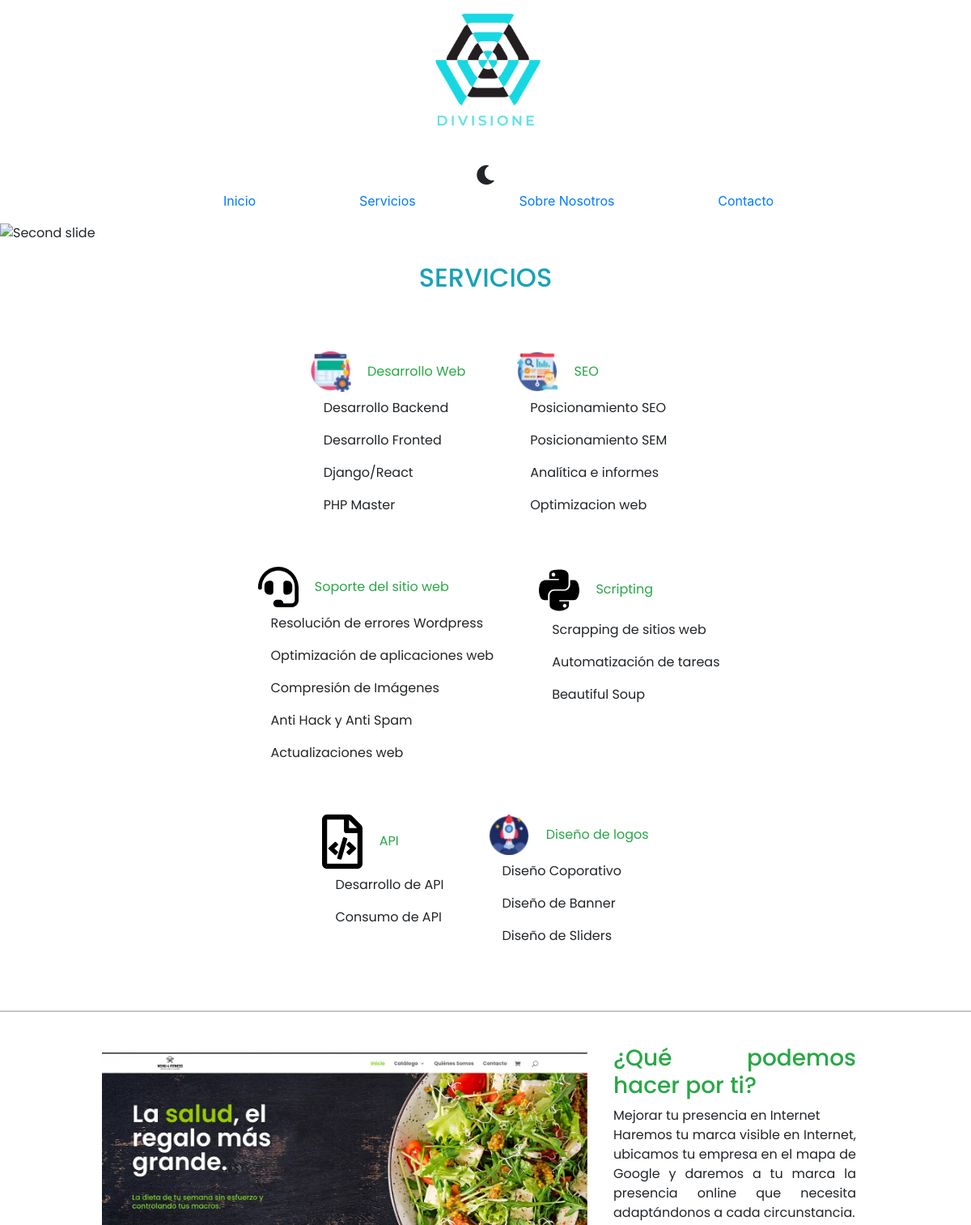
The page /servicios.php (upper part) on the database as committed earlier.
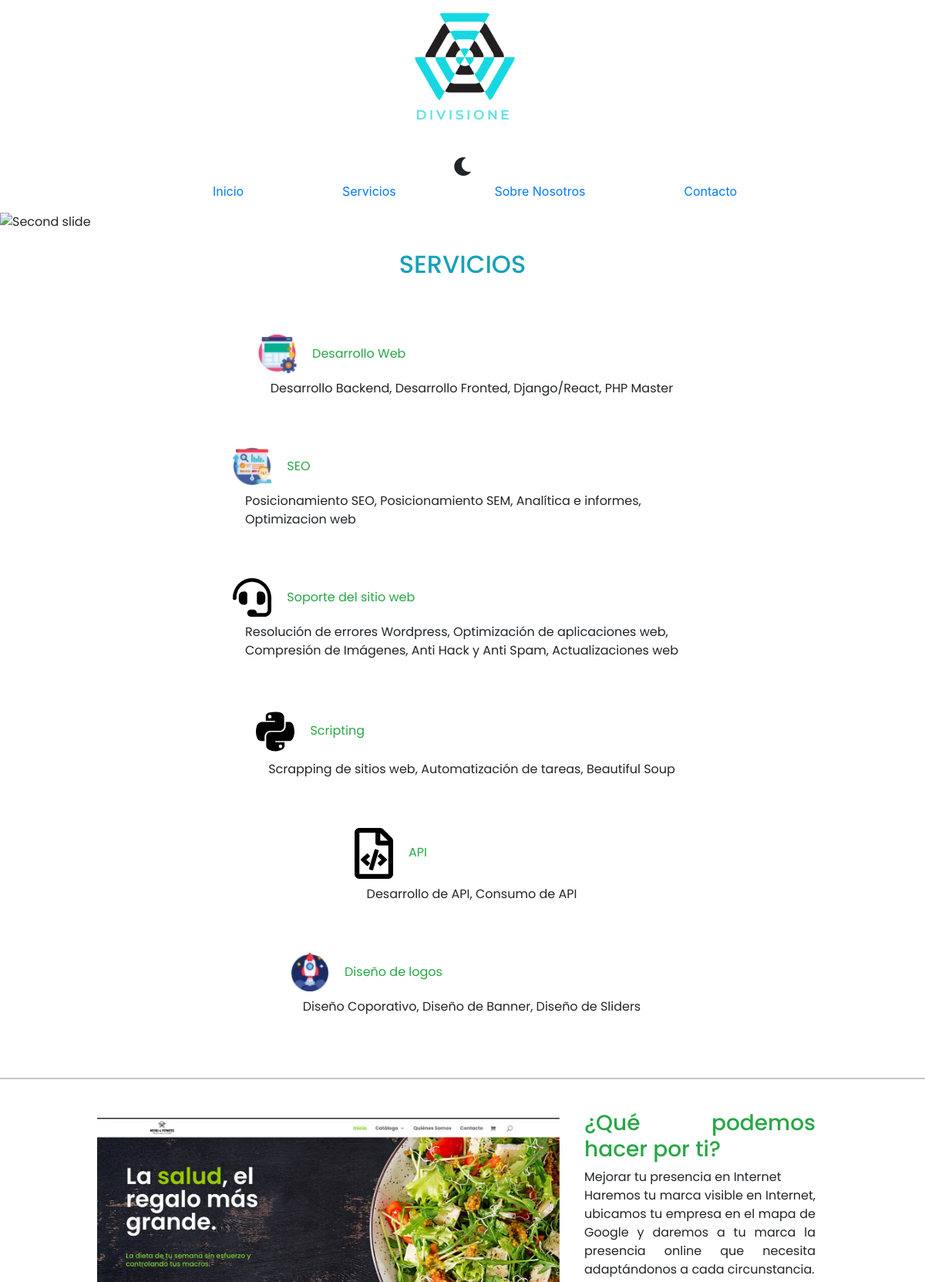
The same page on the database as committed later.
### tables this page shows
CREATE TABLE `services` (
  `id` int(11) NOT NULL AUTO_INCREMENT,
  `name` varchar(45) NOT NULL,
  `description` text NOT NULL,
  `price` int(5) NOT NULL,
  `imageProduct` varchar(100) DEFAULT NULL,
  PRIMARY KEY (`id`)
);

CREATE TABLE `service` (
  `id` int(11) NOT NULL AUTO_INCREMENT,
  `serviceID` int(11) NOT NULL,
  `name` varchar(255) DEFAULT NULL,
  PRIMARY KEY (`id`),
  KEY `fk_service` (`serviceID`),
  CONSTRAINT `fk_service` FOREIGN KEY (`serviceID`) REFERENCES `services` (`id`)
  ON DELETE CASCADE
  ON UPDATE CASCADE
);

### includes/funciones.php (called while the page is built, shortened)
<?php
function includeTemplate( $name ) {
    include TEMPLATES_URL . "/${name}.php";
}

### servicios.php (the view, shortened to what this page needs)
<?php
    $db = connectDB();
    $query = "SELECT id, name, imageProduct FROM services ORDER BY id DESC";
    $data = mysqli_query($db, $query);
    includeTemplate('header');
?>
<main class="wrap">
    <div id="carouselExampleSlidesOnly" class="carousel slide" data-ride="carousel">
    <div class="carousel-inner">
        <div class="carousel-item active">
            <img class="d-block w-100" src="build/img/xbanner-services-2.webp" alt="Second slide">
        </div>
    </div>
    </div>
    <section class="services-box d-flex flex-column">
    <h2 class="text-info m-4 text-center text-uppercase">Servicios</h2>
        <div class="content-box d-flex flex-wrap m-4 justify-content-center">
            <?php while ( $service = mysqli_fetch_assoc($data) ): ?>
                <div class="service-box m-4">
                    <a class="m-2" href="service.php?id=<?php echo $service['id'] ?>"><img src="admin/img/<?php echo $service['imageProduct'] ?>" class="img-products" alt="Plan Desarrollo web" ></a>
                    <a href="service.php?id=<?php echo $service['id'] ?>" class="m-2 title-services-box text-success"> <?php echo $service['name']?> </a>
                    <?php
                    $queryToServices = "SELECT name FROM service WHERE serviceID = ${service['id']}";
                    $dataToServices = mysqli_query($db,$queryToServices);
                    ?>
                    <?php while ( $services = mysqli_fetch_assoc($dataToServices) ): ?>
                        <p class="mt-2 ml-4"> <?php echo $services['name'] ?> </p>
                    <?php endwhile; ?>
                </div>
            <?php endwhile; ?>
        </div>
    </section>
    <hr>
    <section class="what-help align-self-center justify-content-center">
        <div id="carouselExampleSlidesOnly" class="carousel slide w-50 m-2" data-ride="carousel">
            <div class="carousel-inner">
                <div class="carousel-item active">
                    <img class="d-block w-100" src="build/img/menu4.webp" alt="proyecto tucodigofavorito.com">
                </div>
            </div>
        </div>
        <div class="content-carousel m-4">
            <h3 class="text-success">¿Qué podemos hacer por ti?</h3>
            <span>Mejorar tu presencia en Internet</span>
            <p>Haremos tu marca visible en Internet, ubicamos tu empresa en el mapa de Google y daremos a tu marca la presencia online que necesita adaptándonos a cada circunstancia.</p>
            <br/>
            <br/>
        </div>
    </section>
</main>
<?php includeTemplate('footer') ?>

### includes/templates/header.php (shortened to what this page needs)
<!DOCTYPE html>
<html lang="en">
    <head>
        <link rel="stylesheet" href="https://pro.fontawesome.com/releases/v5.10.0/css/all.css"/>
        <link href='https://cdn.jsdelivr.net/npm/boxicons@2.0.5/css/boxicons.min.css' rel='stylesheet'>
        <link href="https://cdn.jsdelivr.net/npm/bootstrap@5.0.2/dist/css/bootstrap.min.css" rel="stylesheet">
        <link rel="stylesheet" href="/build/css/app.css">
        <link rel="stylesheet" href="https://stackpath.bootstrapcdn.com/bootstrap/4.3.1/css/bootstrap.min.css">
    </head>
    <body>
        <header class="header_nav">
            <nav class="d-flex nav-brand">
                <a class="navbarbrand m-2 " href="#"><img src="/build/img/Divisione.png" class="logo"></a>
                <div class="dark-mode">
                    <i class="fas fa-moon m-2"></i>
                </div>
                <ul class="nav-content">
                    <a  href="/index.php">Inicio</a></li>
                    <a href="/servicios.php" class="d-flex mn">Servicios
                    </a>
                    <a  href="/about.php">Sobre Nosotros</a>
                    <a  href="/contact.php">Contacto</a>
                </ul>
            </nav>
        </header>

### includes/templates/footer.php (shortened to what this page needs)
</body>

### build/css/app.css (style rules this page uses)
.dark-mode { font-size:1.5rem;margin:auto }
@media (min-width:768px) { .dark-mode { align-self:end } }
i { cursor:pointer }
.nav-brand { align-items:center;flex-flow:column wrap }
.nav-content,.response-menu-mobile { display:none }
@media (min-width:768px) { .nav-content { display:flex;justify-content:space-around;place-items:center;width:70% } }
@media (min-width:768px) { .nav-content * { list-style:none } }
.navbarbrand { display:flex;justify-content:center;width:60%!important }
.logo { width:55% }
@media (min-width:768px) { .logo { width:25% } }
.what-help { align-items:center;display:flex;flex-flow:column wrap }
@media (min-width:768px) { .what-help { flex-flow:row wrap } }
.content-carousel { width:93% }
.content-carousel * { text-align:justify }
@media (min-width:768px) { .content-carousel { width:25% } }
.content-box { align-self:center;width:55%!important }
.img-products { width:50px }
html { -webkit-text-size-adjust:100%;line-height:1.15 }
body { margin:0 }
main { display:block }
hr { box-sizing:content-box;height:0;overflow:visible }
a { background-color:transparent }
img { border-style:none }
*,:after,:before { box-sizing:inherit }
a { text-decoration:none }
.wrap { display:flex;flex-flow:column wrap;font-family:Poppins,sans-serif }

Rows that differ between the two databases and show on the page:
removed service: name "Desarrollo Fronted", shown under services "Desarrollo Web"
removed service: name "Django/React", shown under services "Desarrollo Web"
removed service: name "PHP Master", shown under services "Desarrollo Web"
removed service: name "Posicionamiento SEM", shown under services "SEO"
removed service: name "Analítica e informes", shown under services "SEO"
removed service: name "Optimizacion web", shown under services "SEO"
removed service: name "Optimización de aplicaciones web", shown under services "Soporte del sitio web"
removed service: name "Compresión de Imágenes", shown under services "Soporte del sitio web"
removed service: name "Anti Hack y Anti Spam", shown under services "Soporte del sitio web"
removed service: name "Actualizaciones web", shown under services "Soporte del sitio web"
removed service: name "Automatización de tareas", shown under services "Scripting"
removed service: name "Beautiful Soup", shown under services "Scripting"
removed service: name "Consumo de API", shown under services "API"
removed service: name "Diseño de Banner", shown under services "Diseño de logos"
removed service: name "Diseño de Sliders", shown under services "Diseño de logos"
changed service: name "Desarrollo Backend" → "Desarrollo Backend, Desarrollo Fronted, Django/React, PHP Master"
changed service: name "Posicionamiento SEO" → "Posicionamiento SEO, Posicionamiento SEM, Analítica e informes, Optimizacion web"
changed service: name "Resolución de errores Wordpress" → "Resolución de errores Wordpress, Optimización de aplicaciones web, Compresión de Imágenes, Anti Hack y Anti Spam, Actualizaciones web"
changed service: name "Scrapping de sitios web" → "Scrapping de sitios web, Automatización de tareas, Beautiful Soup"
changed service: name "Desarrollo de API" → "Desarrollo de API, Consumo de API"
changed service: name "Diseño Coporativo" → "Diseño Coporativo, Diseño de Banner, Diseño de Sliders"
